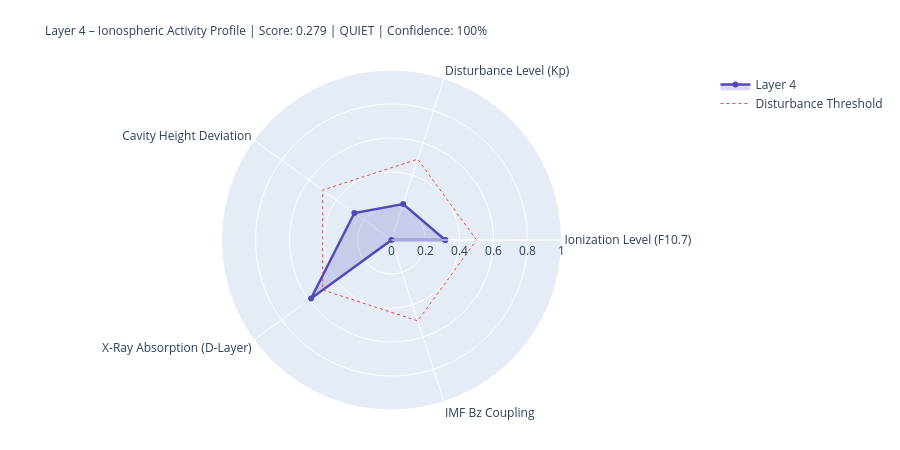

Notebook code for this chart:
### Markdown cell above
---
## 4. State Assessment & Handoff to Layer 5

### Code cell
# ============================================================
# LAYER-4-SCORE
# ============================================================

COMPONENTS = {
    'Ionization Level (F10.7)':    {'score': ioniz,       'source': 'primary' if f107_now else 'from_layer0', 'dynamic': True},
    'Disturbance Level (Kp)':          {'score': disturb,     'source': 'primary' if kp_now   else 'from_layer0', 'dynamic': True},
    'Cavity Height Deviation':    {'score': h_dev,       'source': 'derived',                                'dynamic': True},
    'X-Ray Absorption (D-Layer)':{'score': xray_ioniz,  'source': 'primary' if xray_now else 'missing',     'dynamic': True},
    'IMF Bz Coupling':             {'score': bz_coupling, 'source': 'primary' if bz_now   else 'from_layer0', 'dynamic': True},
}

available    = {k: v['score'] for k, v in COMPONENTS.items() if v['score'] is not None}
unavailable  = [k for k, v in COMPONENTS.items() if v['score'] is None]
layer4_score = round(sum(available.values()) / len(available), 4) if available else None
confidence   = round(len(available) / len(COMPONENTS), 2)
level = ('unknown' if layer4_score is None
         else 'quiet'   if layer4_score < 0.3
         else 'moderate' if layer4_score < 0.6
         else 'active')
dominant_l4 = max(available, key=available.get) if available else 'none'

# Resonance delta for Schumann SR-1
sr1_ref = schumann_freq(1, 80.0)
sr1_now = schumann_freq(1, h_eff)
sr1_delta_mhz = (sr1_now - sr1_ref) * 1000

# Propagation conditions
prop_cond = ('disturbed'   if kp_val > 4
             else 'unsettled' if kp_val > 2
             else 'normal')
if xray_class in ['X', 'M']:
    prop_cond = 'Radio-Blackout moeglich'

W = 68
print('=' * W)
print('LAYER 4 – IONOSPHERE – STATE ASSESSMENT')
print('=' * W)
for name, comp in COMPONENTS.items():
    s = comp['score']
    if s is not None:
        bar = '█' * int(s * 20) + '░' * (20 - int(s * 20))
        print(f'  {name:<36} {bar}  {s:.3f}  [{comp["source"]}]')
    else:
        print(f'  {name:<36} {"─" * 20}  n/a   [missing]')
print('-' * W)
print(f'  Score:          {layer4_score:.3f}  ({len(available)}/{len(COMPONENTS)} components)')
print(f'  Confidence:     {confidence:.0%}')
print(f'  Level:          {level.upper()}')
print(f'  Dominant:       {dominant_l4}')
print(f'  Cavity height:  {h_eff:.1f} km  (Ref: 80.0 km)')
print(f'  SR-1:           {sr1_now:.3f} Hz  (Δ {sr1_delta_mhz:+.1f} mHz vs. ref)')
print(f'  Propagation:    {prop_cond}')
print(f'  X-Ray:          {xray_class}-class  ({xray_now:.2e} W/m²)' if xray_now else '  X-Ray:          n/a')
print('=' * W)

# Radar
cats   = list(available.keys())
vals_r = list(available.values())
if len(cats) >= 3:
    fig = go.Figure()
    fig.add_trace(go.Scatterpolar(
        r=vals_r + [vals_r[0]], theta=cats + [cats[0]],
        fill='toself', fillcolor='rgba(83,74,183,0.20)',
        line=dict(color='#534AB7', width=2.5), name='Layer 4'
    ))
    fig.add_trace(go.Scatterpolar(
        r=[0.5] * (len(cats)+1), theta=cats + [cats[0]],
        line=dict(color='#E24B4A', dash='dot', width=1),
        mode='lines', name='Disturbance Threshold'
    ))
    fig.update_layout(
        title=dict(
            text=f'Layer 4 – Ionospheric Activity Profile | Score: {layer4_score:.3f} | {level.upper()} | Confidence: {confidence:.0%}',
            font=dict(size=12)
        ),
        polar=dict(radialaxis=dict(visible=True, range=[0, 1])),
        height=450, showlegend=True,
        margin=dict(l=80, r=80, t=70, b=40)
    )
    fig.show()

### Figure 1 — Plotly figure (JSON) as saved in the notebook; plotly's stock layout.template omitted (floating-point values rounded to 4 significant figures)
{"data": [{"fill": "toself", "fillcolor": "rgba(83,74,183,0.20)", "line": {"color": "#534AB7", "width": 2.5}, "name": "Layer 4", "r": [0.316, 0.222, 0.27, 0.585, 0.0, 0.316], "theta": ["Ionization Level (F10.7)", "Disturbance Level (Kp)", "Cavity Height Deviation", "X-Ray Absorption (D-Layer)", "IMF Bz Coupling", "Ionization Level (F10.7)"], "type": "scatterpolar"}, {"line": {"color": "#E24B4A", "dash": "dot", "width": 1}, "mode": "lines", "name": "Disturbance Threshold", "r": [0.5, 0.5, 0.5, 0.5, 0.5, 0.5], "theta": ["Ionization Level (F10.7)", "Disturbance Level (Kp)", "Cavity Height Deviation", "X-Ray Absorption (D-Layer)", "IMF Bz Coupling", "Ionization Level (F10.7)"], "type": "scatterpolar"}], "layout": {"height": 450, "margin": {"b": 40, "l": 80, "r": 80, "t": 70}, "polar": {"radialaxis": {"range": [0, 1], "visible": true}}, "showlegend": true, "title": {"font": {"size": 12}, "text": "Layer 4 – Ionospheric Activity Profile | Score: 0.279 | QUIET | Confidence: 100%"}}}
